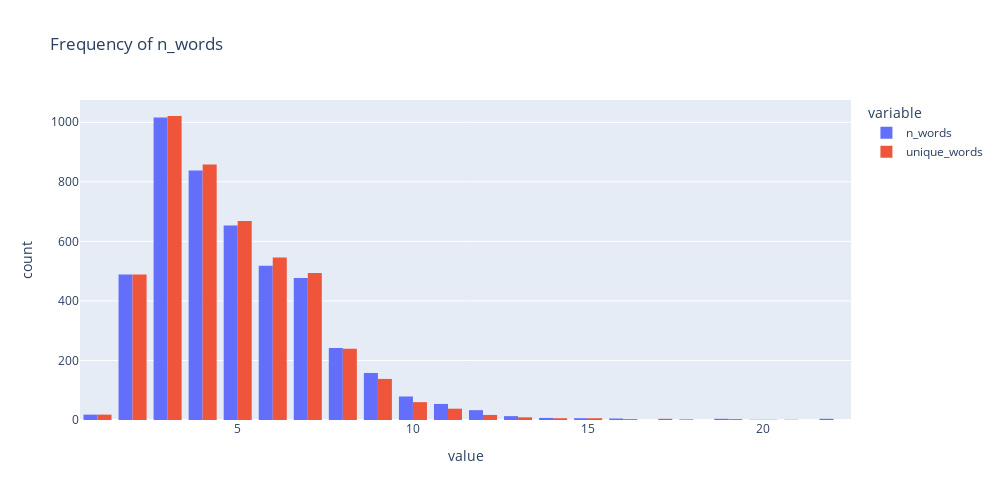

The cell this chart's notebook holds for it:
### Code cell
# Pretty interesting: that count for words and unique words follow similar distributions.
# We only observe a higher count of n_words for max values.
df["n_words"] = df["title"].apply(lambda x: len(x.split(" ")))
df["unique_words"] = df["title"].apply(lambda x: len(set(x.split(" "))))
df_plot = df.groupby("title")["n_words", "unique_words"].mean().reset_index()
fig = px.histogram(
    df_plot,
    x=["n_words", "unique_words"],
    width=1000,
    height= 500,
    title="Frequency of n_words",
    barmode="group",
)
fig.show()

### Figure 1 — Plotly figure (JSON) as saved in the notebook; plotly's stock layout.template omitted (floating-point values rounded to 4 significant figures; data arrays with more than 128 entries replaced by an {"elided": "..."} marker saying what was removed)
{"data": [{"alignmentgroup": "True", "bingroup": "x", "hovertemplate": "variable=n_words<br>value=%{x}<br>count=%{y}<extra></extra>", "legendgroup": "n_words", "marker": {"color": "#636efa", "pattern": {"shape": ""}}, "name": "n_words", "offsetgroup": "n_words", "orientation": "v", "showlegend": true, "type": "histogram", "x": {"elided": "4618 int values"}, "xaxis": "x", "yaxis": "y"}, {"alignmentgroup": "True", "bingroup": "x", "hovertemplate": "variable=unique_words<br>value=%{x}<br>count=%{y}<extra></extra>", "legendgroup": "unique_words", "marker": {"color": "#EF553B", "pattern": {"shape": ""}}, "name": "unique_words", "offsetgroup": "unique_words", "orientation": "v", "showlegend": true, "type": "histogram", "x": {"elided": "4618 int values"}, "xaxis": "x", "yaxis": "y"}], "layout": {"barmode": "group", "height": 500, "legend": {"title": {"text": "variable"}, "tracegroupgap": 0}, "title": {"text": "Frequency of n_words"}, "width": 1000, "xaxis": {"anchor": "y", "domain": [0, 1], "title": {"text": "value"}}, "yaxis": {"anchor": "x", "domain": [0, 1], "title": {"text": "count"}}}}
